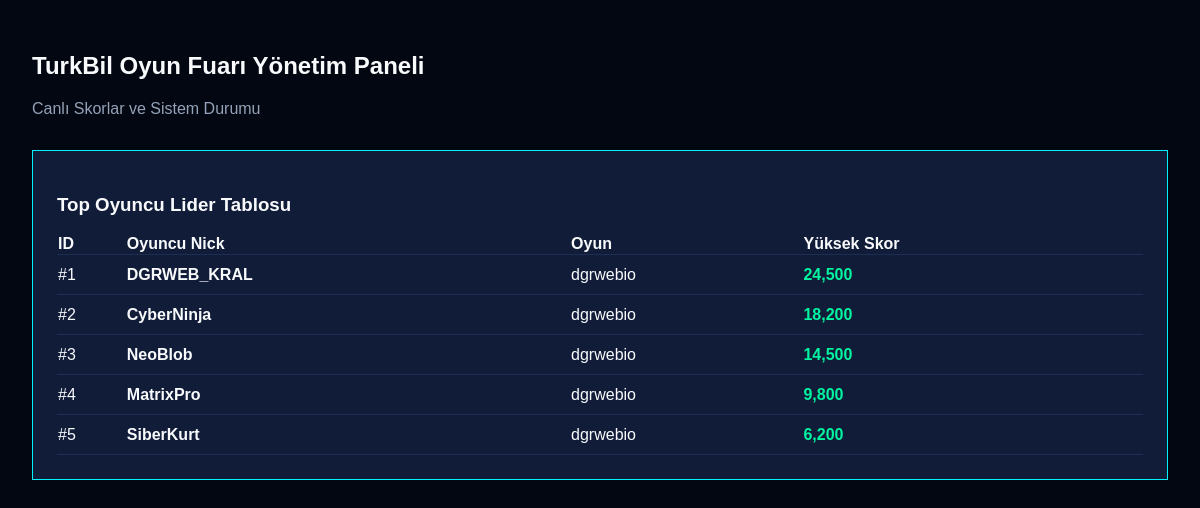
The app's page /admin.php (signed in) with its own data.
### tables this page shows
CREATE TABLE IF NOT EXISTS game_leaderboards (
  id INT UNSIGNED NOT NULL AUTO_INCREMENT,
  player_nick VARCHAR(50) NOT NULL,
  game_key VARCHAR(50) NOT NULL DEFAULT 'dgrwebio',
  high_score INT UNSIGNED NOT NULL DEFAULT 0,
  created_at TIMESTAMP NOT NULL DEFAULT CURRENT_TIMESTAMP ON UPDATE CURRENT_TIMESTAMP,
  PRIMARY KEY (id)
);

### config.php (called while the page is built, shortened)
<?php
function e(?string $v): string {
    return htmlspecialchars((string)$v, ENT_QUOTES | ENT_SUBSTITUTE, 'UTF-8');
}

### admin.php (the view, shortened to what this page needs)
<?php
require __DIR__ . '/config.php';
    ?>
    <?php
$pdo = db();
$scores = $pdo ? $pdo->query("SELECT * FROM game_leaderboards ORDER BY high_score DESC")->fetchAll() : [];
?>
<!DOCTYPE html>
<html lang="tr">
<head>
    <link rel="stylesheet" href="assets/style.css">
</head>
<body style="padding:2rem;">
    <h2>TurkBil Oyun Fuarı Yönetim Paneli</h2>
    <p style="color:var(--text-muted);">Canlı Skorlar ve Sistem Durumu</p>
    <div style="margin-top:2rem; background:var(--bg-card); padding:1.5rem; border:1px solid var(--primary-cyan);">
        <h3>Top Oyuncu Lider Tablosu</h3>
        <table style="width:100%; border-collapse:collapse; margin-top:1rem;">
            <thead>
                <tr style="text-align:left; border-bottom:1px solid var(--border-color);">
                    <th>ID</th><th>Oyuncu Nick</th><th>Oyun</th><th>Yüksek Skor</th>
                </tr>
            </thead>
            <tbody>
                <?php foreach ($scores as $s): ?>
                    <tr style="border-bottom:1px solid var(--border-color); height:40px;">
                        <td>#<?= $s['id'] ?></td>
                        <td><strong><?= e($s['player_nick']) ?></strong></td>
                        <td><?= e($s['game_key']) ?></td>
                        <td><span style="color:var(--accent-emerald); font-weight:700;"><?= number_format($s['high_score']) ?></span></td>
                    </tr>
                <?php endforeach; ?>
            </tbody>
        </table>
    </div>
</body>
</html>

### assets/style.css (style rules this page uses)
:root, [data-theme="dark"] { --bg-main: #030712; --bg-surface: #0b1329; --bg-card: #111c38; --bg-card-hover: #19284d; --bg-input: #060b18; --border-color: #1e2e52; --primary-cyan: #00f2fe; --accent-pink: #ff007f; --accent-emerald: #00f5a0; --accent-amber: #f59e0b; --text-main: #f8fafc; --text-muted: #94a3b8; --shadow-color: rgba(0, 242, 254, 0.2); }
*, *::before, *::after { box-sizing: border-box; transition: background-color 0.25s ease, color 0.25s ease, border-color 0.25s ease; }
body { margin: 0; background-color: var(--bg-main); color: var(--text-main); font-family: 'Plus Jakarta Sans', sans-serif; overflow-x: hidden; min-height: 100vh; }

### records on screen
game_leaderboards: id "1", player_nick "DGRWEB_KRAL", game_key "dgrwebio", high_score "24,500"
game_leaderboards: id "2", player_nick "CyberNinja", game_key "dgrwebio", high_score "18,200"
game_leaderboards: id "3", player_nick "NeoBlob", game_key "dgrwebio", high_score "14,500"
game_leaderboards: id "4", player_nick "MatrixPro", game_key "dgrwebio", high_score "9,800"
game_leaderboards: id "5", player_nick "SiberKurt", game_key "dgrwebio", high_score "6,200"
